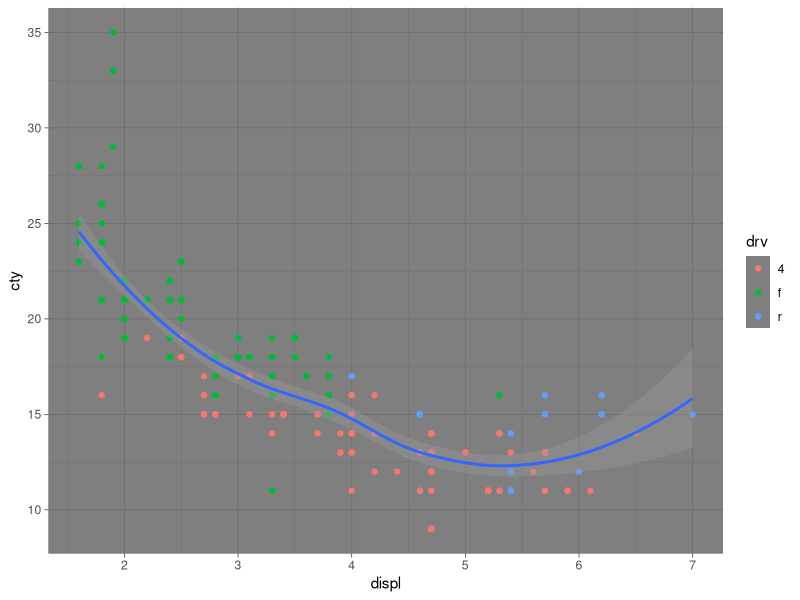

Reproduce this figure in R.
## ---- chunk 1
knitr::opts_chunk$set(echo = FALSE)
library(tidyverse)
## ---- chunk 2
ggplot(mpg, aes(displ, cty)) +
  geom_point(aes(color = drv)) +
  geom_smooth() +
  theme_dark()
